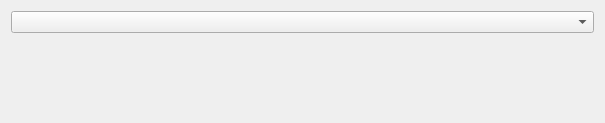
<?xml version="1.0" encoding="UTF-8"?>
<ui version="4.0">
 <class>Form</class>
 <widget class="QWidget" name="Form">
  <property name="geometry">
   <rect>
    <x>0</x>
    <y>0</y>
    <width>605</width>
    <height>123</height>
   </rect>
  </property>
  <property name="windowTitle">
   <string>Form</string>
  </property>
  <layout class="QGridLayout" name="gridLayout">
   <item row="1" column="0" colspan="2">
    <widget class="SemiTristateCheckbox" name="select_all_checkbox" native="true">
     <property name="text" stdset="0">
      <string>Select all models</string>
     </property>
    </widget>
   </item>
   <item row="2" column="0" colspan="2">
    <widget class="ModelListView" name="items_view" native="true">
     <property name="sizePolicy">
      <sizepolicy hsizetype="Preferred" vsizetype="Expanding">
       <horstretch>0</horstretch>
       <verstretch>0</verstretch>
      </sizepolicy>
     </property>
    </widget>
   </item>
   <item row="0" column="0" colspan="2">
    <widget class="QComboBox" name="filter_combobox"/>
   </item>
  </layout>
 </widget>
 <customwidgets>
  <customwidget>
   <class>ModelListView</class>
   <extends></extends>
   <header>QgisModelBaker.gui.options</header>
   <container>1</container>
  </customwidget>
  <customwidget>
   <class>SemiTristateCheckbox</class>
   <extends>QWidget</extends>
   <header>QgisModelBaker.gui.options</header>
  </customwidget>
 </customwidgets>
 <resources/>
 <connections/>
</ui>
